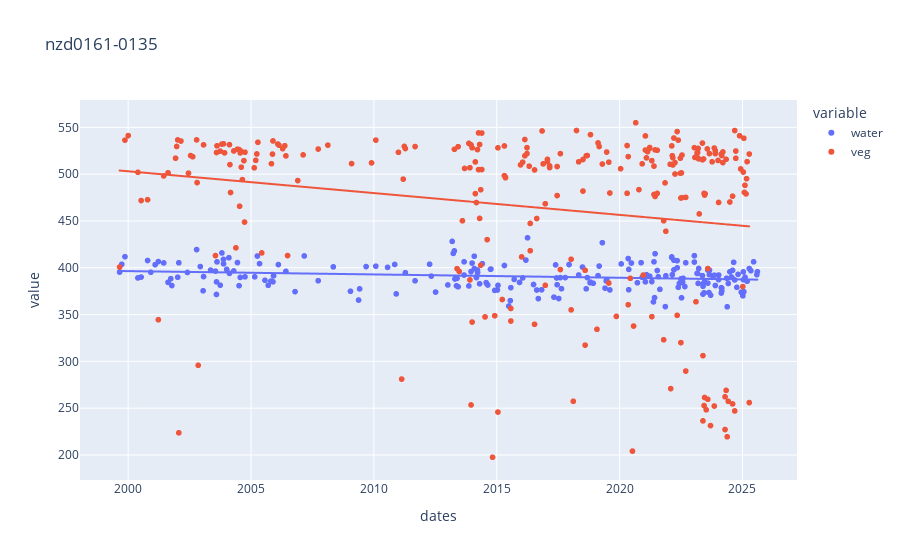

This figure's notebook cell:
### Code cell
px.scatter(df, trendline="ols", title=transect_id)

### Figure 1 — Plotly figure (JSON) as saved in the notebook; plotly's stock layout.template omitted (floating-point values rounded to 4 significant figures; data arrays with more than 128 entries replaced by an {"elided": "..."} marker saying what was removed)
{"data": [{"hovertemplate": "variable=water<br>dates=%{x}<br>value=%{y}<extra></extra>", "legendgroup": "water", "marker": {"color": "#636efa", "symbol": "circle"}, "mode": "markers", "name": "water", "showlegend": true, "type": "scattergl", "x": {"elided": "743 str values"}, "xaxis": "x", "y": {"elided": "743 float values"}, "yaxis": "y"}, {"hovertemplate": "<b>OLS trendline</b><br>value = -1.12475e-08 * dates + 407.094<br>R<sup>2</sup>=0.043544<br><br>variable=water<br>dates=%{x}<br>value=%{y} <b>(trend)</b><extra></extra>", "legendgroup": "water", "marker": {"color": "#636efa", "symbol": "circle"}, "mode": "lines", "name": "water", "showlegend": false, "type": "scattergl", "x": {"elided": "216 str values"}, "xaxis": "x", "y": {"elided": "216 float values"}, "yaxis": "y"}, {"hovertemplate": "variable=veg<br>dates=%{x}<br>value=%{y}<extra></extra>", "legendgroup": "veg", "marker": {"color": "#EF553B", "symbol": "circle"}, "mode": "markers", "name": "veg", "showlegend": true, "type": "scattergl", "x": {"elided": "743 str values"}, "xaxis": "x", "y": {"elided": "743 float values"}, "yaxis": "y"}, {"hovertemplate": "<b>OLS trendline</b><br>value = -7.37844e-08 * dates + 572.928<br>R<sup>2</sup>=0.039527<br><br>variable=veg<br>dates=%{x}<br>value=%{y} <b>(trend)</b><extra></extra>", "legendgroup": "veg", "marker": {"color": "#EF553B", "symbol": "circle"}, "mode": "lines", "name": "veg", "showlegend": false, "type": "scattergl", "x": {"elided": "266 str values"}, "xaxis": "x", "y": {"elided": "266 float values"}, "yaxis": "y"}], "layout": {"legend": {"title": {"text": "variable"}, "tracegroupgap": 0}, "title": {"text": "nzd0161-0135"}, "xaxis": {"anchor": "y", "domain": [0, 1], "title": {"text": "dates"}}, "yaxis": {"anchor": "x", "domain": [0, 1], "title": {"text": "value"}}}}
